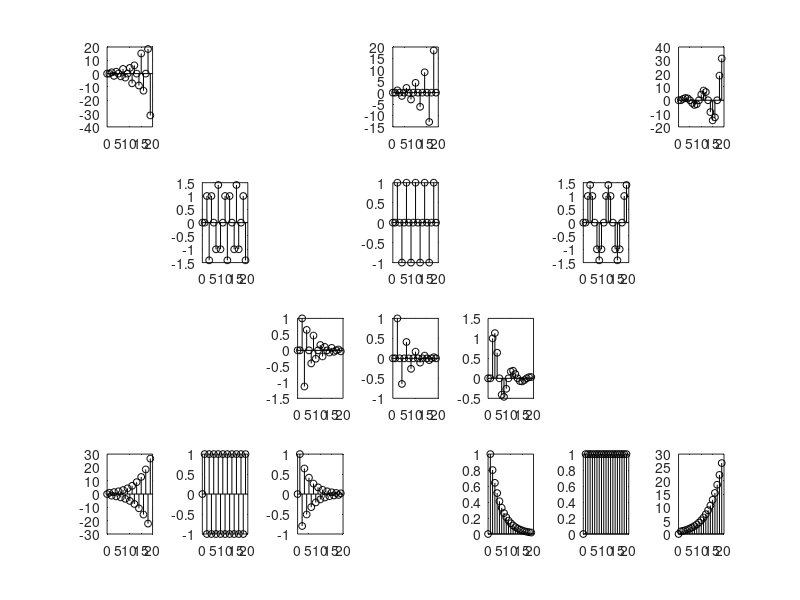

Write MATLAB code to recreate this figure.
clear
close all
clc

pos = [26, 19, 18, 17, 24, 27, 13, 11, 9, 23, 28, 7, 4, 1, 22];
figure;
id = 1;
for r = 0.8:0.2:1.2
    for theta = 0:pi/4:pi
        p = r*exp(1j*theta);
        if theta ~= 0 & theta ~= pi
            p = [p;p'];
        end
        [b,a] = zp2tf([],p,1);
        subplot(4,7,pos(id));
        [h,t] = impz(b,a,20);
        stem(t,h,'k-','MarkerSize',5);
        id = id + 1;
    end
end